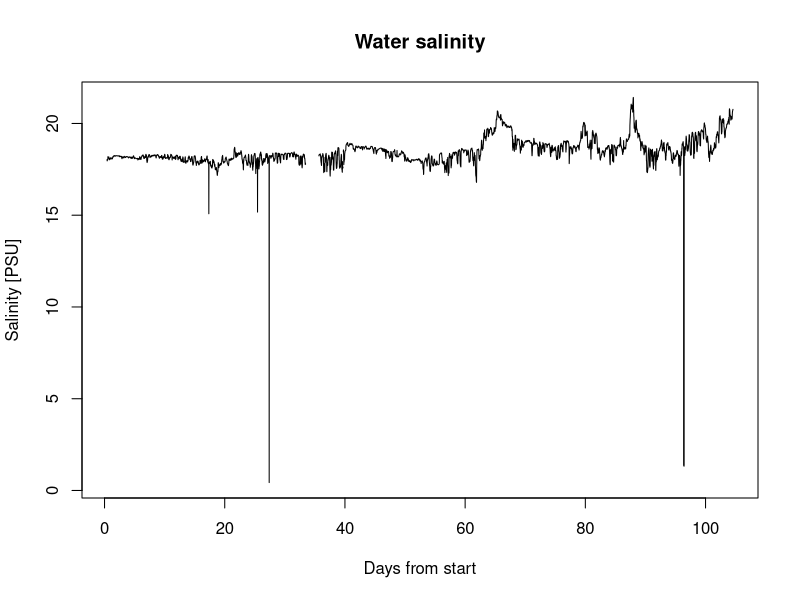
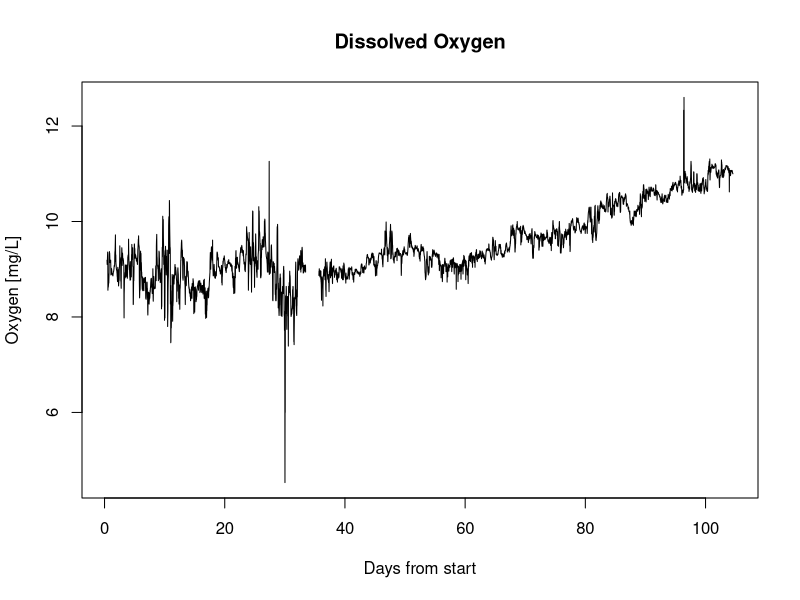

Source code (R) for these figures, in order:
# Assignment 4
##########################
# Q4.1 Loading and Plotting
DATA <- read.csv("Assignment_4/A4_Kulhuse.csv")
Salt <- DATA$Sal
OX <- DATA$ODO
# missing observations
sum(is.na(Salt))
sum(is.na(OX))

# Plotting
Days <- seq(from = 10/24, by = 1/48, length.out = 5000) # Days from start (2017-08-24 10:00:00)
plot(Days,DATA$Sal,type="l",xlab="Days from start",ylab="Salinity [PSU]",main="Water salinity")
plot(Days,DATA$ODO,type="l",xlab="Days from start",ylab="Oxygen [mg/L]",main = "Dissolved Oxygen")
min(na.omit(DATA$ODO))